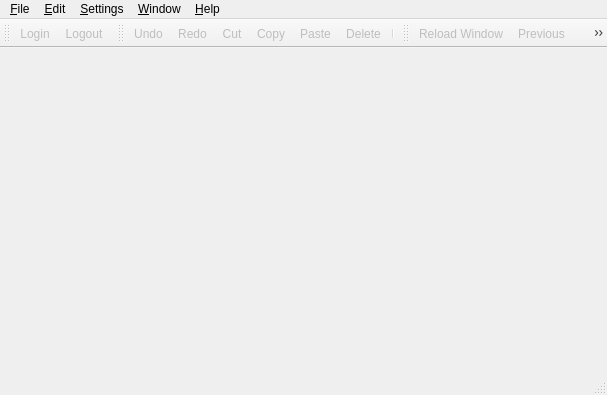
<?xml version="1.0" encoding="UTF-8"?>
<ui version="4.0">
 <class>MainWindow</class>
 <widget class="QMainWindow" name="MainWindow">
  <property name="enabled">
   <bool>true</bool>
  </property>
  <property name="geometry">
   <rect>
    <x>0</x>
    <y>0</y>
    <width>607</width>
    <height>395</height>
   </rect>
  </property>
  <property name="windowTitle">
   <string>Wolframe Qt Client</string>
  </property>
  <property name="documentMode">
   <bool>true</bool>
  </property>
  <property name="themeAuthor" stdset="0">
   <string>Andreas Baumann</string>
  </property>
  <property name="themeBaseStyle" stdset="0">
   <string>plastique</string>
  </property>
  <widget class="QMdiArea" name="centralWidget">
   <property name="viewMode">
    <enum>QMdiArea::SubWindowView</enum>
   </property>
  </widget>
  <widget class="QMenuBar" name="menuBar">
   <property name="geometry">
    <rect>
     <x>0</x>
     <y>0</y>
     <width>607</width>
     <height>25</height>
    </rect>
   </property>
   <widget class="QMenu" name="menuHelp">
    <property name="title">
     <string>&amp;Help</string>
    </property>
    <addaction name="actionContents"/>
    <addaction name="actionIndex"/>
    <addaction name="actionContextHelp"/>
    <addaction name="separator"/>
    <addaction name="actionTechnicalSupport"/>
    <addaction name="actionReportBug"/>
    <addaction name="separator"/>
    <addaction name="actionCheckForUpdates"/>
    <addaction name="separator"/>
    <addaction name="actionAbout"/>
    <addaction name="actionAboutQt"/>
   </widget>
   <widget class="QMenu" name="menuEdit">
    <property name="title">
     <string>&amp;Edit</string>
    </property>
    <addaction name="actionUndo"/>
    <addaction name="actionRedo"/>
    <addaction name="separator"/>
    <addaction name="actionCut"/>
    <addaction name="actionCopy"/>
    <addaction name="actionPaste"/>
    <addaction name="actionDelete"/>
    <addaction name="separator"/>
    <addaction name="actionSelectAll"/>
   </widget>
   <widget class="QMenu" name="menuWindow">
    <property name="title">
     <string>&amp;Window</string>
    </property>
    <addaction name="actionReload"/>
    <addaction name="separator"/>
    <addaction name="actionClose"/>
    <addaction name="actionCloseAll"/>
    <addaction name="separator"/>
    <addaction name="actionTile"/>
    <addaction name="actionCascade"/>
    <addaction name="separator"/>
    <addaction name="actionNextWindow"/>
    <addaction name="actionPreviousWindow"/>
   </widget>
   <widget class="QMenu" name="menuFile">
    <property name="title">
     <string>&amp;File</string>
    </property>
    <addaction name="actionLogin"/>
    <addaction name="actionLogout"/>
    <addaction name="actionManageServers"/>
    <addaction name="separator"/>
    <addaction name="actionPrint"/>
    <addaction name="separator"/>
    <addaction name="actionExit"/>
   </widget>
   <widget class="QMenu" name="menuSettings">
    <property name="title">
     <string>&amp;Settings</string>
    </property>
    <widget class="QMenu" name="menuLanguages">
     <property name="title">
      <string>&amp;Language</string>
     </property>
     <addaction name="actionTest"/>
    </widget>
    <addaction name="actionPreferences"/>
    <addaction name="menuLanguages"/>
   </widget>
   <addaction name="menuFile"/>
   <addaction name="menuEdit"/>
   <addaction name="menuSettings"/>
   <addaction name="menuWindow"/>
   <addaction name="menuHelp"/>
  </widget>
  <widget class="QStatusBar" name="statusbar"/>
  <widget class="QToolBar" name="toolBarConnection">
   <property name="windowTitle">
    <string>toolBar_2</string>
   </property>
   <attribute name="toolBarArea">
    <enum>TopToolBarArea</enum>
   </attribute>
   <attribute name="toolBarBreak">
    <bool>false</bool>
   </attribute>
   <addaction name="actionLogin"/>
   <addaction name="actionLogout"/>
  </widget>
  <widget class="QToolBar" name="toolBarEdit">
   <property name="enabled">
    <bool>true</bool>
   </property>
   <property name="windowTitle">
    <string>toolBar</string>
   </property>
   <attribute name="toolBarArea">
    <enum>TopToolBarArea</enum>
   </attribute>
   <attribute name="toolBarBreak">
    <bool>false</bool>
   </attribute>
   <addaction name="actionUndo"/>
   <addaction name="actionRedo"/>
   <addaction name="actionCut"/>
   <addaction name="actionCopy"/>
   <addaction name="actionPaste"/>
   <addaction name="actionDelete"/>
   <addaction name="separator"/>
  </widget>
  <widget class="QToolBar" name="toolBarWindow">
   <property name="windowTitle">
    <string>toolBar</string>
   </property>
   <attribute name="toolBarArea">
    <enum>TopToolBarArea</enum>
   </attribute>
   <attribute name="toolBarBreak">
    <bool>false</bool>
   </attribute>
   <addaction name="actionReload"/>
   <addaction name="actionPreviousWindow"/>
   <addaction name="actionNextWindow"/>
  </widget>
  <action name="actionExit">
   <property name="icon">
    <iconset resource="wolfclient.qrc">
     <normaloff>:/images/exit.png</normaloff>:/images/exit.png</iconset>
   </property>
   <property name="text">
    <string>&amp;Exit</string>
   </property>
   <property name="toolTip">
    <string>Exit the Wolframe client</string>
   </property>
   <property name="shortcut">
    <string>Ctrl+Q</string>
   </property>
   <property name="menuRole">
    <enum>QAction::QuitRole</enum>
   </property>
   <property name="defaultShortcut" stdset="0">
    <string notr="true">QKeySequence::Quit</string>
   </property>
  </action>
  <action name="actionAbout">
   <property name="text">
    <string>&amp;About Wolframe Client</string>
   </property>
   <property name="menuRole">
    <enum>QAction::AboutRole</enum>
   </property>
  </action>
  <action name="actionAboutQt">
   <property name="text">
    <string>About &amp;Qt</string>
   </property>
   <property name="menuRole">
    <enum>QAction::AboutQtRole</enum>
   </property>
  </action>
  <action name="actionPreferences">
   <property name="icon">
    <iconset resource="wolfclient.qrc">
     <normaloff>:/images/configure.png</normaloff>:/images/configure.png</iconset>
   </property>
   <property name="text">
    <string>&amp;Preferences</string>
   </property>
   <property name="toolTip">
    <string>Configure application preferences</string>
   </property>
   <property name="menuRole">
    <enum>QAction::PreferencesRole</enum>
   </property>
   <property name="defaultShortcut" stdset="0">
    <string notr="true">QKeySequence::Preferences</string>
   </property>
  </action>
  <action name="actionContents">
   <property name="enabled">
    <bool>false</bool>
   </property>
   <property name="text">
    <string>Contents</string>
   </property>
   <property name="visible">
    <bool>true</bool>
   </property>
   <property name="defaultShortcut" stdset="0">
    <string notr="true">QKeySequence::HelpContents</string>
   </property>
  </action>
  <action name="actionIndex">
   <property name="enabled">
    <bool>false</bool>
   </property>
   <property name="text">
    <string>Index</string>
   </property>
  </action>
  <action name="actionContextHelp">
   <property name="enabled">
    <bool>false</bool>
   </property>
   <property name="text">
    <string>Context Help</string>
   </property>
  </action>
  <action name="actionTechnicalSupport">
   <property name="enabled">
    <bool>false</bool>
   </property>
   <property name="text">
    <string>Technical Support</string>
   </property>
  </action>
  <action name="actionReportBug">
   <property name="enabled">
    <bool>false</bool>
   </property>
   <property name="text">
    <string>Report Bug...</string>
   </property>
  </action>
  <action name="actionCheckForUpdates">
   <property name="enabled">
    <bool>false</bool>
   </property>
   <property name="text">
    <string>Check for Updates...</string>
   </property>
  </action>
  <action name="actionReload">
   <property name="enabled">
    <bool>false</bool>
   </property>
   <property name="icon">
    <iconset resource="wolfclient.qrc">
     <normaloff>:/images/refresh.png</normaloff>:/images/refresh.png</iconset>
   </property>
   <property name="text">
    <string>&amp;Reload Window</string>
   </property>
   <property name="toolTip">
    <string>Reload the active window</string>
   </property>
   <property name="visible">
    <bool>true</bool>
   </property>
   <property name="defaultShortcut" stdset="0">
    <string notr="true">QKeySequence::Refresh</string>
   </property>
  </action>
  <action name="actionClose">
   <property name="enabled">
    <bool>false</bool>
   </property>
   <property name="text">
    <string>&amp;Close</string>
   </property>
   <property name="toolTip">
    <string>Close the active window</string>
   </property>
   <property name="shortcutContext">
    <enum>Qt::WidgetShortcut</enum>
   </property>
   <property name="defaultShortcut" stdset="0">
    <string notr="true">QKeySequence::Close</string>
   </property>
  </action>
  <action name="actionCloseAll">
   <property name="enabled">
    <bool>false</bool>
   </property>
   <property name="text">
    <string>Close &amp;all</string>
   </property>
   <property name="toolTip">
    <string>Close all the windows</string>
   </property>
  </action>
  <action name="actionTile">
   <property name="enabled">
    <bool>false</bool>
   </property>
   <property name="text">
    <string>&amp;Tile</string>
   </property>
   <property name="toolTip">
    <string>Tile the windows</string>
   </property>
  </action>
  <action name="actionCascade">
   <property name="enabled">
    <bool>false</bool>
   </property>
   <property name="text">
    <string>&amp;Cascade</string>
   </property>
   <property name="toolTip">
    <string>Cascade the windows</string>
   </property>
  </action>
  <action name="actionNextWindow">
   <property name="enabled">
    <bool>false</bool>
   </property>
   <property name="icon">
    <iconset resource="wolfclient.qrc">
     <normaloff>:/images/next.png</normaloff>:/images/next.png</iconset>
   </property>
   <property name="text">
    <string>Ne&amp;xt</string>
   </property>
   <property name="toolTip">
    <string>Move the focus to the next window</string>
   </property>
   <property name="defaultShortcut" stdset="0">
    <string notr="true">QKeySequence::NextChild</string>
   </property>
  </action>
  <action name="actionPreviousWindow">
   <property name="enabled">
    <bool>false</bool>
   </property>
   <property name="icon">
    <iconset resource="wolfclient.qrc">
     <normaloff>:/images/previous.png</normaloff>:/images/previous.png</iconset>
   </property>
   <property name="text">
    <string>Pre&amp;vious</string>
   </property>
   <property name="toolTip">
    <string>Move the focus to the previous window</string>
   </property>
   <property name="defaultShortcut" stdset="0">
    <string notr="true">QKeySequence::PreviousChild</string>
   </property>
  </action>
  <action name="actionUndo">
   <property name="enabled">
    <bool>false</bool>
   </property>
   <property name="icon">
    <iconset resource="wolfclient.qrc">
     <normaloff>:/images/undo.png</normaloff>:/images/undo.png</iconset>
   </property>
   <property name="text">
    <string>&amp;Undo</string>
   </property>
   <property name="toolTip">
    <string>Undo the last action</string>
   </property>
   <property name="defaultShortcut" stdset="0">
    <string notr="true">QKeySequence::Undo</string>
   </property>
  </action>
  <action name="actionRedo">
   <property name="enabled">
    <bool>false</bool>
   </property>
   <property name="icon">
    <iconset resource="wolfclient.qrc">
     <normaloff>:/images/redo.png</normaloff>:/images/redo.png</iconset>
   </property>
   <property name="text">
    <string>&amp;Redo</string>
   </property>
   <property name="toolTip">
    <string>Redo the last undo</string>
   </property>
   <property name="defaultShortcut" stdset="0">
    <string notr="true">QKeySequence::Redo</string>
   </property>
  </action>
  <action name="actionCut">
   <property name="enabled">
    <bool>false</bool>
   </property>
   <property name="icon">
    <iconset resource="wolfclient.qrc">
     <normaloff>:/images/cut.png</normaloff>:/images/cut.png</iconset>
   </property>
   <property name="text">
    <string>Cu&amp;t</string>
   </property>
   <property name="toolTip">
    <string>Cut the current selection's contents to the clipboard</string>
   </property>
   <property name="defaultShortcut" stdset="0">
    <string notr="true">QKeySequence::Cut</string>
   </property>
  </action>
  <action name="actionPaste">
   <property name="enabled">
    <bool>false</bool>
   </property>
   <property name="icon">
    <iconset resource="wolfclient.qrc">
     <normaloff>:/images/paste.png</normaloff>:/images/paste.png</iconset>
   </property>
   <property name="text">
    <string>&amp;Paste</string>
   </property>
   <property name="toolTip">
    <string>Paste the clipboard's contents into the current selection</string>
   </property>
   <property name="defaultShortcut" stdset="0">
    <string notr="true">QKeySequence::Paste</string>
   </property>
  </action>
  <action name="actionDelete">
   <property name="enabled">
    <bool>false</bool>
   </property>
   <property name="icon">
    <iconset resource="wolfclient.qrc">
     <normaloff>:/images/delete.png</normaloff>:/images/delete.png</iconset>
   </property>
   <property name="text">
    <string>Delete</string>
   </property>
   <property name="toolTip">
    <string>Delete the current selection's contents</string>
   </property>
   <property name="defaultShortcut" stdset="0">
    <string notr="true">QKeySequence::Delete</string>
   </property>
  </action>
  <action name="actionSelectAll">
   <property name="enabled">
    <bool>false</bool>
   </property>
   <property name="text">
    <string>Select &amp;All</string>
   </property>
   <property name="toolTip">
    <string>Select all items in the current window</string>
   </property>
   <property name="defaultShortcut" stdset="0">
    <string notr="true">QKeySequence::SelectAll</string>
   </property>
  </action>
  <action name="actionCopy">
   <property name="enabled">
    <bool>false</bool>
   </property>
   <property name="icon">
    <iconset resource="wolfclient.qrc">
     <normaloff>:/images/copy.png</normaloff>:/images/copy.png</iconset>
   </property>
   <property name="text">
    <string>&amp;Copy</string>
   </property>
   <property name="toolTip">
    <string>Copy the current selection's contents to the clipboard</string>
   </property>
   <property name="defaultShortcut" stdset="0">
    <string notr="true">QKeySequence::Copy</string>
   </property>
  </action>
  <action name="actionLogin">
   <property name="enabled">
    <bool>false</bool>
   </property>
   <property name="icon">
    <iconset resource="wolfclient.qrc">
     <normaloff>:/images/login.png</normaloff>:/images/login.png</iconset>
   </property>
   <property name="text">
    <string>&amp;Login</string>
   </property>
   <property name="toolTip">
    <string>Login to a Wolframe server</string>
   </property>
  </action>
  <action name="actionLogout">
   <property name="enabled">
    <bool>false</bool>
   </property>
   <property name="icon">
    <iconset resource="wolfclient.qrc">
     <normaloff>:/images/logout.png</normaloff>:/images/logout.png</iconset>
   </property>
   <property name="text">
    <string>L&amp;ogout</string>
   </property>
   <property name="toolTip">
    <string>Logout from the Wolframe server</string>
   </property>
  </action>
  <action name="actionPrint">
   <property name="enabled">
    <bool>false</bool>
   </property>
   <property name="icon">
    <iconset resource="wolfclient.qrc">
     <normaloff>:/images/print.png</normaloff>:/images/print.png</iconset>
   </property>
   <property name="text">
    <string>&amp;Print</string>
   </property>
   <property name="toolTip">
    <string>Print current document</string>
   </property>
   <property name="defaultShortcut" stdset="0">
    <string notr="true">QKeySequence::Print</string>
   </property>
  </action>
  <action name="actionManageServers">
   <property name="text">
    <string>&amp;Manage servers...</string>
   </property>
   <property name="toolTip">
    <string>Manage the list of Wolframe servers</string>
   </property>
  </action>
  <action name="actionTest">
   <property name="text">
    <string>&amp;English</string>
   </property>
   <property name="iconText">
    <string>English</string>
   </property>
  </action>
 </widget>
 <resources>
  <include location="wolfclient.qrc"/>
 </resources>
 <connections/>
</ui>
